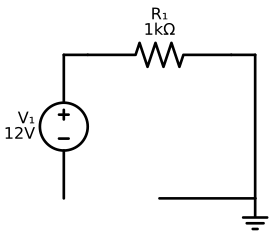

This chart was generated by the following Python code:
"""
Simple Resistive Circuit
A DC voltage source with a single resistor.
"""
import schemdraw
import schemdraw.elements as elm

with schemdraw.Drawing() as d:
    d.config(unit=3, fontsize=12)

    # Voltage source (left side, vertical, positive on top)
    d += elm.SourceV().up().label('V₁\n12V')

    # Short connecting wire
    d += elm.Line().right().length(0.5)

    # Resistor
    d += elm.Resistor().right().label('R₁\n1kΩ')

    # Short connecting wire
    d += elm.Line().right().length(0.5)

    # Return path down
    d += elm.Line().down().length(3)

    # Ground reference on return path
    d += elm.Ground()

    # Return wire to source negative terminal
    d += elm.Line().left().length(2)

    # Connect back up to source negative
    d += elm.Line().up().to(d.here)

    d.save('simple-resistive.svg')
